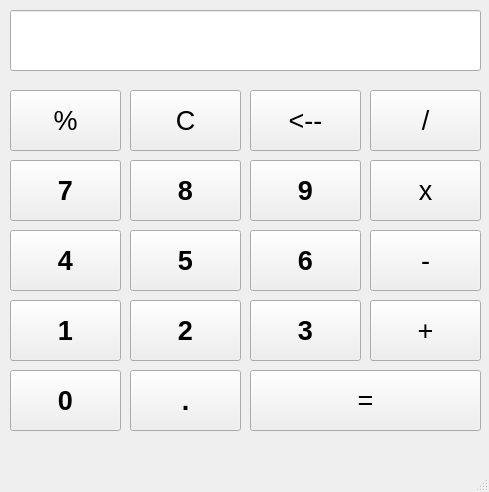
<?xml version="1.0" encoding="UTF-8"?>
<ui version="4.0">
 <class>MainWindow</class>
 <widget class="QMainWindow" name="MainWindow">
  <property name="geometry">
   <rect>
    <x>0</x>
    <y>0</y>
    <width>489</width>
    <height>492</height>
   </rect>
  </property>
  <property name="sizePolicy">
   <sizepolicy hsizetype="Fixed" vsizetype="Fixed">
    <horstretch>0</horstretch>
    <verstretch>0</verstretch>
   </sizepolicy>
  </property>
  <property name="minimumSize">
   <size>
    <width>489</width>
    <height>492</height>
   </size>
  </property>
  <property name="maximumSize">
   <size>
    <width>489</width>
    <height>492</height>
   </size>
  </property>
  <property name="windowTitle">
   <string>MainWindow</string>
  </property>
  <widget class="QWidget" name="centralwidget">
   <widget class="QPushButton" name="percent">
    <property name="geometry">
     <rect>
      <x>10</x>
      <y>90</y>
      <width>111</width>
      <height>61</height>
     </rect>
    </property>
    <property name="font">
     <font>
      <pointsize>20</pointsize>
      <weight>50</weight>
      <bold>false</bold>
     </font>
    </property>
    <property name="text">
     <string>%</string>
    </property>
   </widget>
   <widget class="QPushButton" name="clear">
    <property name="geometry">
     <rect>
      <x>130</x>
      <y>90</y>
      <width>111</width>
      <height>61</height>
     </rect>
    </property>
    <property name="font">
     <font>
      <pointsize>20</pointsize>
      <weight>50</weight>
      <bold>false</bold>
     </font>
    </property>
    <property name="text">
     <string>C</string>
    </property>
   </widget>
   <widget class="QPushButton" name="back">
    <property name="geometry">
     <rect>
      <x>250</x>
      <y>90</y>
      <width>111</width>
      <height>61</height>
     </rect>
    </property>
    <property name="font">
     <font>
      <pointsize>20</pointsize>
      <weight>50</weight>
      <bold>false</bold>
     </font>
    </property>
    <property name="text">
     <string>&lt;--</string>
    </property>
   </widget>
   <widget class="QPushButton" name="Division">
    <property name="geometry">
     <rect>
      <x>370</x>
      <y>90</y>
      <width>111</width>
      <height>61</height>
     </rect>
    </property>
    <property name="font">
     <font>
      <pointsize>20</pointsize>
      <weight>50</weight>
      <bold>false</bold>
     </font>
    </property>
    <property name="text">
     <string>/</string>
    </property>
   </widget>
   <widget class="QPushButton" name="Multiplication">
    <property name="geometry">
     <rect>
      <x>370</x>
      <y>160</y>
      <width>111</width>
      <height>61</height>
     </rect>
    </property>
    <property name="font">
     <font>
      <pointsize>20</pointsize>
      <weight>50</weight>
      <bold>false</bold>
     </font>
    </property>
    <property name="text">
     <string>x</string>
    </property>
   </widget>
   <widget class="QPushButton" name="btn9">
    <property name="geometry">
     <rect>
      <x>250</x>
      <y>160</y>
      <width>111</width>
      <height>61</height>
     </rect>
    </property>
    <property name="font">
     <font>
      <pointsize>20</pointsize>
      <weight>75</weight>
      <bold>true</bold>
     </font>
    </property>
    <property name="text">
     <string>9</string>
    </property>
   </widget>
   <widget class="QPushButton" name="btn8">
    <property name="geometry">
     <rect>
      <x>130</x>
      <y>160</y>
      <width>111</width>
      <height>61</height>
     </rect>
    </property>
    <property name="font">
     <font>
      <pointsize>20</pointsize>
      <weight>75</weight>
      <bold>true</bold>
     </font>
    </property>
    <property name="text">
     <string>8</string>
    </property>
   </widget>
   <widget class="QPushButton" name="btn7">
    <property name="geometry">
     <rect>
      <x>10</x>
      <y>160</y>
      <width>111</width>
      <height>61</height>
     </rect>
    </property>
    <property name="font">
     <font>
      <pointsize>20</pointsize>
      <weight>75</weight>
      <bold>true</bold>
     </font>
    </property>
    <property name="text">
     <string>7</string>
    </property>
   </widget>
   <widget class="QPushButton" name="btn6">
    <property name="geometry">
     <rect>
      <x>250</x>
      <y>230</y>
      <width>111</width>
      <height>61</height>
     </rect>
    </property>
    <property name="font">
     <font>
      <pointsize>20</pointsize>
      <weight>75</weight>
      <bold>true</bold>
     </font>
    </property>
    <property name="text">
     <string>6</string>
    </property>
   </widget>
   <widget class="QPushButton" name="Submission">
    <property name="geometry">
     <rect>
      <x>370</x>
      <y>230</y>
      <width>111</width>
      <height>61</height>
     </rect>
    </property>
    <property name="font">
     <font>
      <pointsize>20</pointsize>
      <weight>50</weight>
      <bold>false</bold>
     </font>
    </property>
    <property name="text">
     <string>-</string>
    </property>
   </widget>
   <widget class="QPushButton" name="btn5">
    <property name="geometry">
     <rect>
      <x>130</x>
      <y>230</y>
      <width>111</width>
      <height>61</height>
     </rect>
    </property>
    <property name="font">
     <font>
      <pointsize>20</pointsize>
      <weight>75</weight>
      <bold>true</bold>
     </font>
    </property>
    <property name="text">
     <string>5</string>
    </property>
   </widget>
   <widget class="QPushButton" name="btn4">
    <property name="geometry">
     <rect>
      <x>10</x>
      <y>230</y>
      <width>111</width>
      <height>61</height>
     </rect>
    </property>
    <property name="font">
     <font>
      <pointsize>20</pointsize>
      <weight>75</weight>
      <bold>true</bold>
     </font>
    </property>
    <property name="text">
     <string>4</string>
    </property>
   </widget>
   <widget class="QPushButton" name="sum">
    <property name="geometry">
     <rect>
      <x>370</x>
      <y>300</y>
      <width>111</width>
      <height>61</height>
     </rect>
    </property>
    <property name="font">
     <font>
      <pointsize>20</pointsize>
      <weight>50</weight>
      <bold>false</bold>
     </font>
    </property>
    <property name="text">
     <string>+</string>
    </property>
   </widget>
   <widget class="QPushButton" name="btn3">
    <property name="geometry">
     <rect>
      <x>250</x>
      <y>300</y>
      <width>111</width>
      <height>61</height>
     </rect>
    </property>
    <property name="font">
     <font>
      <pointsize>20</pointsize>
      <weight>75</weight>
      <bold>true</bold>
     </font>
    </property>
    <property name="text">
     <string>3</string>
    </property>
   </widget>
   <widget class="QPushButton" name="Equal">
    <property name="geometry">
     <rect>
      <x>250</x>
      <y>370</y>
      <width>231</width>
      <height>61</height>
     </rect>
    </property>
    <property name="font">
     <font>
      <pointsize>20</pointsize>
      <weight>50</weight>
      <bold>false</bold>
     </font>
    </property>
    <property name="text">
     <string>=</string>
    </property>
   </widget>
   <widget class="QPushButton" name="dot">
    <property name="geometry">
     <rect>
      <x>130</x>
      <y>370</y>
      <width>111</width>
      <height>61</height>
     </rect>
    </property>
    <property name="font">
     <font>
      <pointsize>20</pointsize>
      <weight>75</weight>
      <bold>true</bold>
     </font>
    </property>
    <property name="text">
     <string>.</string>
    </property>
   </widget>
   <widget class="QPushButton" name="btn0">
    <property name="geometry">
     <rect>
      <x>10</x>
      <y>370</y>
      <width>111</width>
      <height>61</height>
     </rect>
    </property>
    <property name="font">
     <font>
      <pointsize>20</pointsize>
      <weight>75</weight>
      <bold>true</bold>
     </font>
    </property>
    <property name="text">
     <string>0</string>
    </property>
   </widget>
   <widget class="QPushButton" name="btn2">
    <property name="geometry">
     <rect>
      <x>130</x>
      <y>300</y>
      <width>111</width>
      <height>61</height>
     </rect>
    </property>
    <property name="font">
     <font>
      <pointsize>20</pointsize>
      <weight>75</weight>
      <bold>true</bold>
     </font>
    </property>
    <property name="text">
     <string>2</string>
    </property>
   </widget>
   <widget class="QPushButton" name="btn1">
    <property name="geometry">
     <rect>
      <x>10</x>
      <y>300</y>
      <width>111</width>
      <height>61</height>
     </rect>
    </property>
    <property name="font">
     <font>
      <pointsize>20</pointsize>
      <weight>75</weight>
      <bold>true</bold>
     </font>
    </property>
    <property name="text">
     <string>1</string>
    </property>
   </widget>
   <widget class="QLineEdit" name="lineEdit">
    <property name="geometry">
     <rect>
      <x>10</x>
      <y>10</y>
      <width>471</width>
      <height>61</height>
     </rect>
    </property>
    <property name="font">
     <font>
      <pointsize>20</pointsize>
      <weight>75</weight>
      <bold>true</bold>
     </font>
    </property>
    <property name="readOnly">
     <bool>true</bool>
    </property>
   </widget>
  </widget>
  <widget class="QMenuBar" name="menubar">
   <property name="geometry">
    <rect>
     <x>0</x>
     <y>0</y>
     <width>489</width>
     <height>26</height>
    </rect>
   </property>
  </widget>
  <widget class="QStatusBar" name="statusbar"/>
 </widget>
 <resources/>
 <connections/>
</ui>
